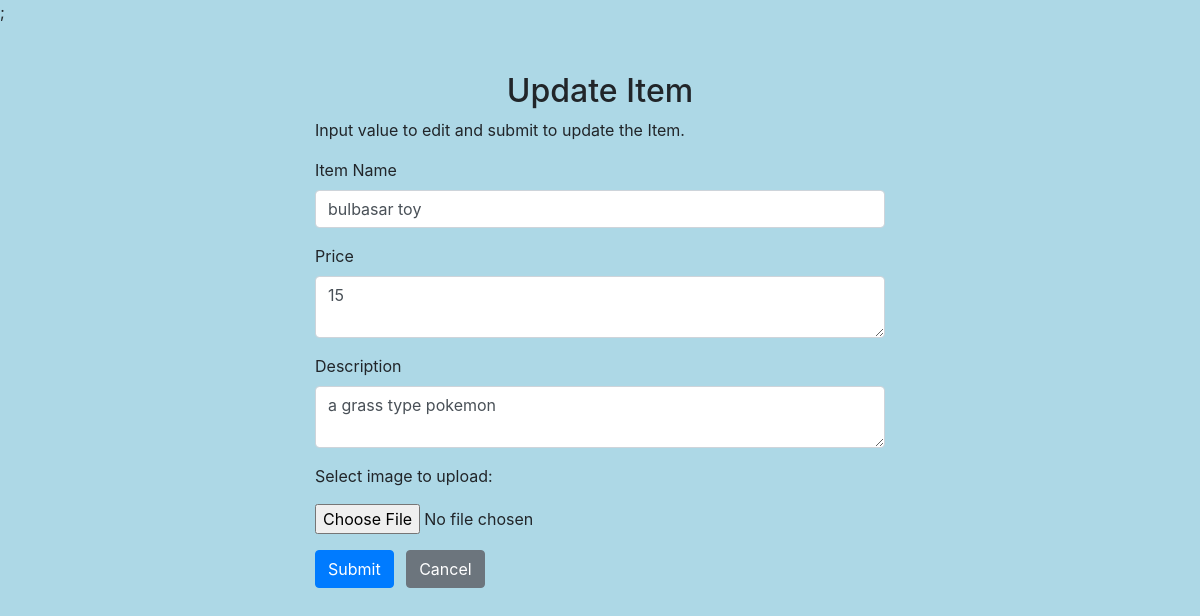
/update.php?id=1 (signed in), run on the app's committed database.
### tables this page shows
CREATE TABLE IF NOT EXISTS `items_listing` (
  `item_id` INT NOT NULL AUTO_INCREMENT,
  `user_user_id` INT NOT NULL,
  `item_name` VARCHAR(45) NOT NULL,
  `description` LONGTEXT NULL,
  `date_added` DATETIME NOT NULL,
  `item_status` TINYINT NOT NULL,
  `item_price` FLOAT NOT NULL,
  `item_image` VARCHAR(255) NOT NULL,
  PRIMARY KEY (`item_id`, `user_user_id`),
  UNIQUE INDEX `item_id_UNIQUE` (`item_id` ASC) ,
  INDEX `fk_items_listing_user_idx` (`user_user_id` ASC) ,
  CONSTRAINT `fk_items_listing_user`
    FOREIGN KEY (`user_user_id`)
    REFERENCES `user` (`user_id`)
    ON DELETE NO ACTION
    ON UPDATE NO ACTION);

### update.php (the view, shortened to what this page needs)
<?php
require_once "config.php";
$item_name = $item_price = $description = $item_image = "";
$item_name_err = $item_price_err = $description_err = $imageUpload_err = "";
if (isset($_GET["id"]) && !empty(sanitize_input($_GET["id"]))) {
    $id = sanitize_input($_GET["id"]);
    $sql = "SELECT * FROM items_listing WHERE item_id = ?";
    if ($stmt = mysqli_prepare($link, $sql)) {
        mysqli_stmt_bind_param($stmt, "i", $param_id);
        if (mysqli_stmt_execute($stmt)) {
            $result = mysqli_stmt_get_result($stmt);
            if (mysqli_num_rows($result) == 1) {
                $row = mysqli_fetch_array($result, MYSQLI_ASSOC);
                $item_name = $row["item_name"];
                $item_price = $row["item_price"];
                $description = $row["description"];
            } else {
                echo "Sorry, you've made an invalid request. Please";
                header("Refresh:2; url=./marketitem.php?item_id=$id");
                exit();
            }
        } else {
            echo "Oops! Something went wrong. Please try again later.";
        }
    }
} else {
    echo "Sorry, you've made an invalid request. Please";
    header("Refresh:2; url=marketitem.php?item_id=$id");
    exit();
}
function sanitize_input($data) {
    $data = trim($data);
    $data = stripslashes($data);
    $data = htmlspecialchars($data);
    return $data;
}
?>
<!DOCTYPE html>
<html lang="en">
    <head>
        <link rel="stylesheet" href="https://stackpath.bootstrapcdn.com/bootstrap/4.5.2/css/bootstrap.min.css">
    </head>
    <body>;
        <div class="wrapper">
            <div class="container-fluid">
                <div class="row">
                    <div class="col-md-12">
                        <h2 class="mt-5 text-center">Update Item</h2>
                        <p>Input value to edit and submit to update the Item.</p>
                        <form action="<?php echo htmlspecialchars(basename($_SERVER['REQUEST_URI'])); ?> " method="post" enctype="multipart/form-data">
                            <div class="form-group">
                                <label>Item Name</label>
                                <input type="text" name="item_name" class="form-control <?php echo (!empty($item_name_err)) ? 'is-invalid' : ''; ?>" value="<?php echo $item_name; ?>">
                            </div>
                            <div class="form-group">
                                <label>Price</label>
                                <textarea name="item_price" class="form-control <?php echo (!empty($item_price_err)) ? 'is-invalid' : ''; ?>"><?php echo $item_price; ?></textarea>
                            </div>
                            <div class="form-group">
                                <label>Description</label>
                                <textarea name="description" class="form-control <?php echo (!empty($description_err)) ? 'is-invalid' : ''; ?>"><?php echo $description; ?></textarea>
                            </div>
                            <div class="form-group">
                                <p>Select image to upload:</p>
                                <input type="file" name="fileToUpload" id="fileToUpload">
                            </div>
                            <input type="submit" class="btn btn-primary" value="Submit">
                            <a href="profile.php" class="btn btn-secondary ml-2">Cancel</a>
                        </form>
                    </div>
                </div>
            </div>
        </div>
    </body>
</html>

### update.php (style rules this page uses)
.wrapper { width: 600px; margin: 0 auto; }
body { background-color: lightblue; }

### data on the page
items_listing: item_name "bulbasar toy", item_price "15", description "a grass type pokemon"
